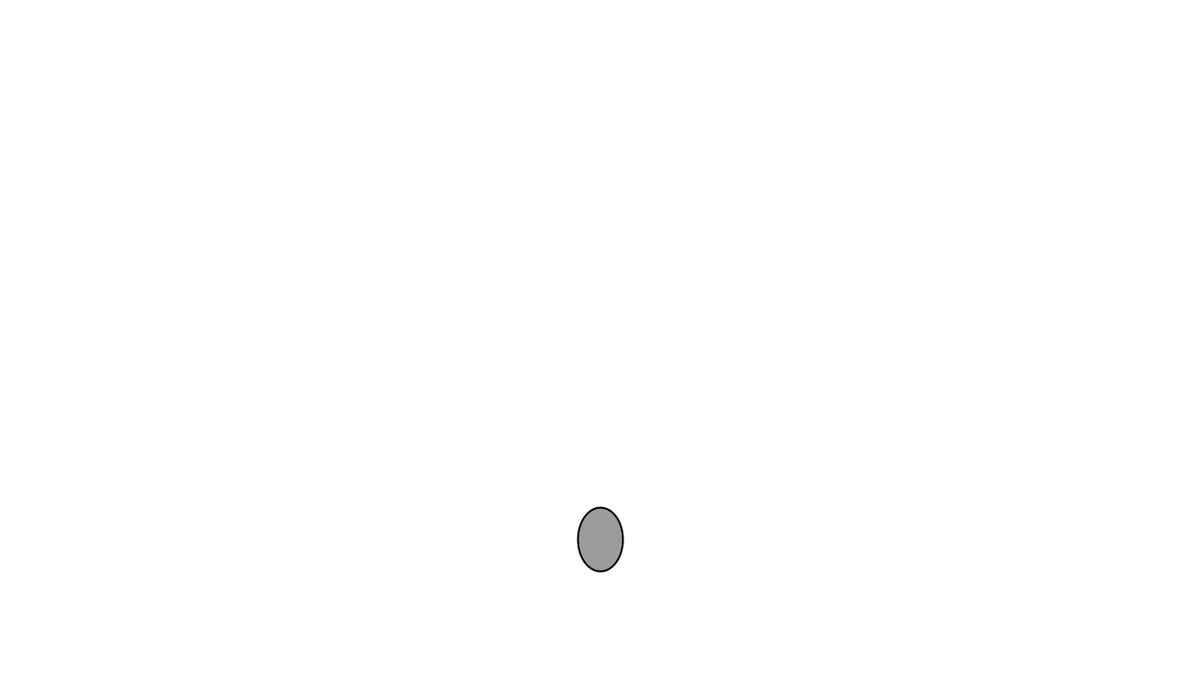
Frame 1 (no input)
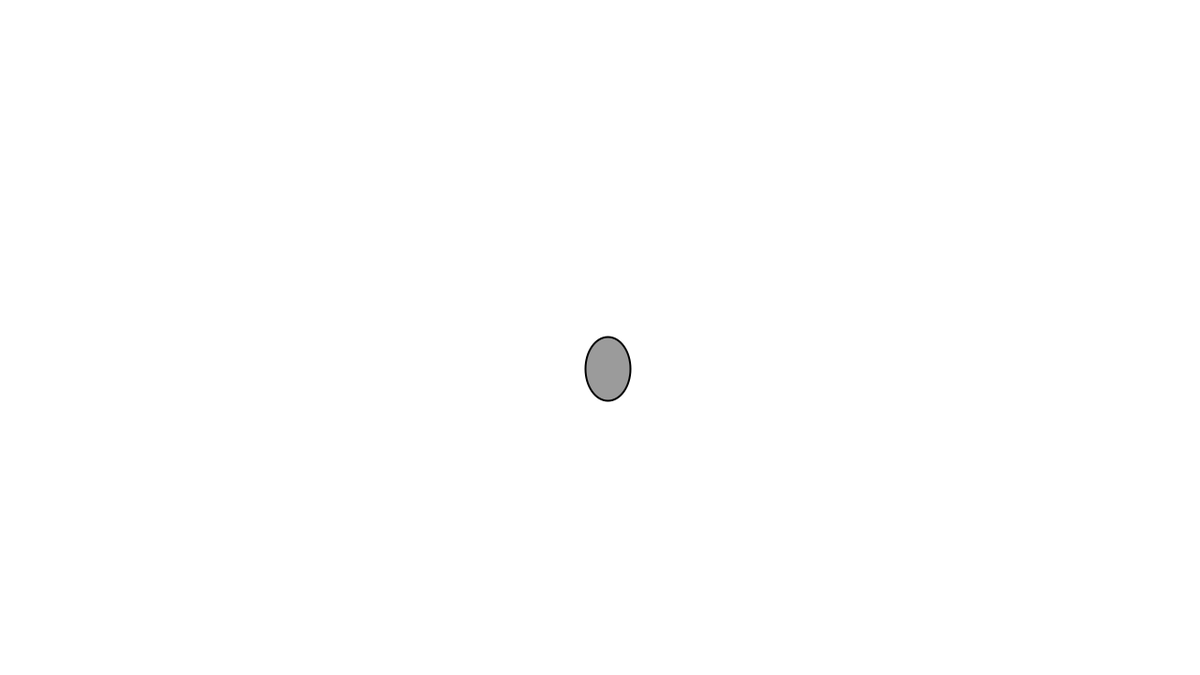
Frame 60 (the mouse pressed at the canvas centre just before this capture)
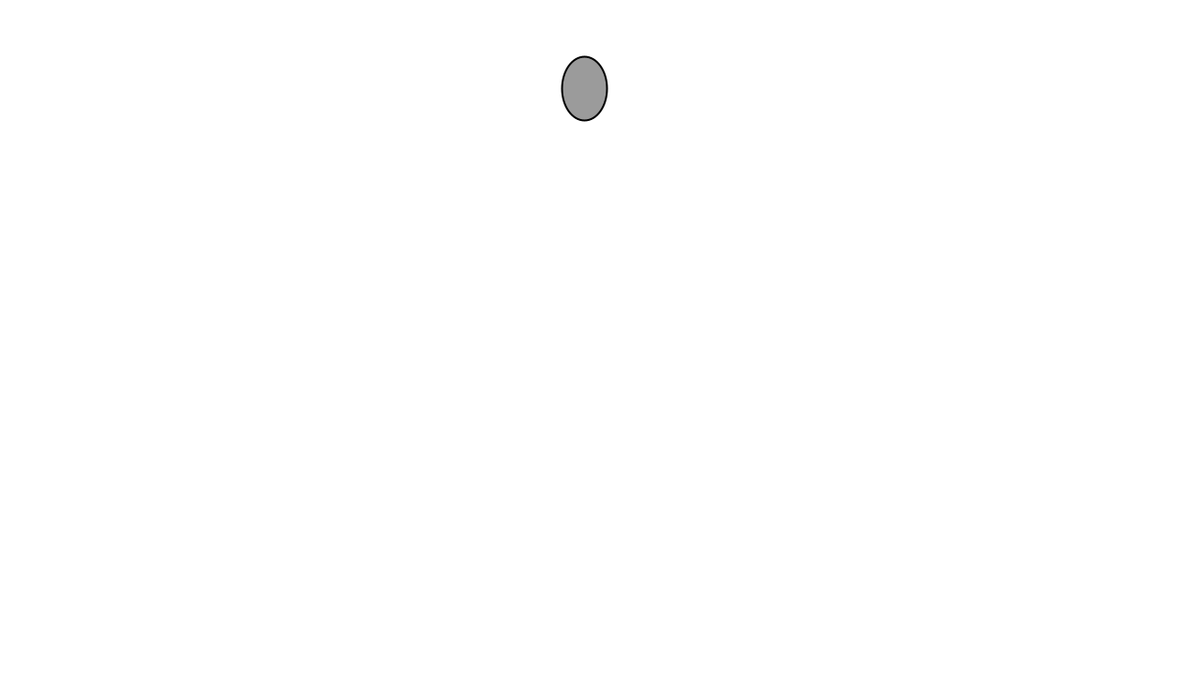
Frame 120 (the mouse held since frame 60 and released just before this capture)

The Processing sketch that drew these frames (run headless with seeded random() and noise(); from frame 60 on, the mouse is pressed at the canvas centre):

// Processing sketch: EX21
// ── EX21.pde
Ballon ballon;


void setup() {
 size(1280, 720);
 ballon = new Ballon();
}

void draw() {
  background(255);
  ballon.update();
  ballon.checkCeiling();
  ballon.display();
}

// ── Ballon.pde
class Ballon {

  // The Mover tracks position, velocity, and acceleration 
  PVector position;
  PVector velocity;
  PVector acceleration;
  PVector wind;
  // The Mover's maximum speed
  float topspeed;
  float ballonHeight, ballonWidth;
 
  // Wind Force variables - Perlin Noise
  float tx,ty;
  float x,y;
  
  
  Ballon() {
    // Start in the center
    position = new PVector(width/2,4*height/5);
    velocity = new PVector(0,0);
    acceleration = new PVector(0, -0.1);
    topspeed = 5;
    ballonHeight = 68;
    ballonWidth = 48;
  }

  void update() {
    x = map(noise(tx), 0, 1, -0.1, 0.1);
    wind = new PVector(x, -0.1);
    
    applyForce(wind);

    // Velocity changes according to acceleration
    velocity.add(acceleration);
    // Limit the velocity by topspeed
    velocity.limit(topspeed);
    // position changes by velocity
    position.add(velocity);
    
    tx += 0.01;
    ty += 0.01;
    acceleration.mult(0);

  }

  void display() {
    stroke(0);
    strokeWeight(2);
    fill(127,200);
    ellipse(position.x,position.y,ballonWidth,ballonHeight);
  }


  void checkCeiling(){
    if (position.y < 0 + ballonHeight/2) {
      velocity.y = 4;
    }   
  }
  
   void applyForce(PVector force) {
    acceleration.add(force);
   }
}
